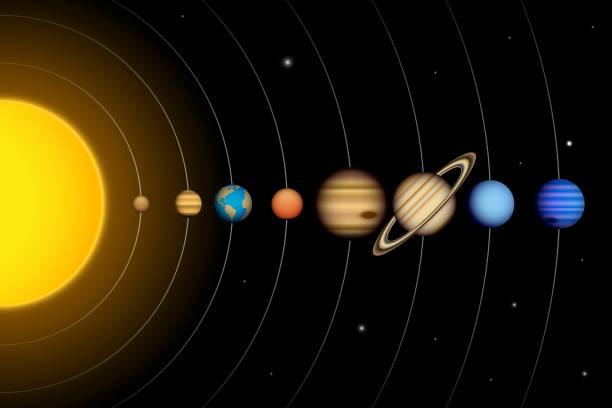
#> input picture solar system.jpg, 612 x 408 px, found by its file name
$ python solar.py
#> lines starting #> are read from the running program, lines starting #| are printed output that depends on the picture
import cv2
img = cv2.imread("C:/Users/lenovo/OneDrive/Desktop/New folder/solar system.jpg")
#> img is the input picture: shape (408, 612, 3); mean B, G, R 9.2, 32.3, 41
cv2.putText(img,"SUN",(15,210),cv2.FONT_HERSHEY_COMPLEX,1,(255,255,255),2)
cv2.putText(img,"mercury",(125,210),cv2.FONT_HERSHEY_COMPLEX,0.2,(255,255,255),1)
#> img: shape (408, 612, 3); mean B, G, R 10, 32.4, 41.1
cv2.putText(img,"Venus",(175,210),cv2.FONT_HERSHEY_COMPLEX,0.3,(255,255,255),1)
#> img: shape (408, 612, 3); mean B, G, R 10.1, 32.5, 41.1
cv2.putText(img,"Earth",(215,210),cv2.FONT_HERSHEY_COMPLEX,0.4,(255,255,255),1)
cv2.putText(img,"Marsh",(265,210),cv2.FONT_HERSHEY_COMPLEX,0.4,(255,255,255),1)
cv2.putText(img,"Jupiter",(320,210),cv2.FONT_HERSHEY_COMPLEX,0.5,(255,255,255),1)
cv2.putText(img,"Saturn",(395,210),cv2.FONT_HERSHEY_COMPLEX,0.5,(255,255,255),1)
cv2.putText(img,"uranus",(470,210),cv2.FONT_HERSHEY_COMPLEX,0.4,(255,255,255),1)
cv2.putText(img,"Neptune",(530,210),cv2.FONT_HERSHEY_COMPLEX,0.4,(255,255,255),1)
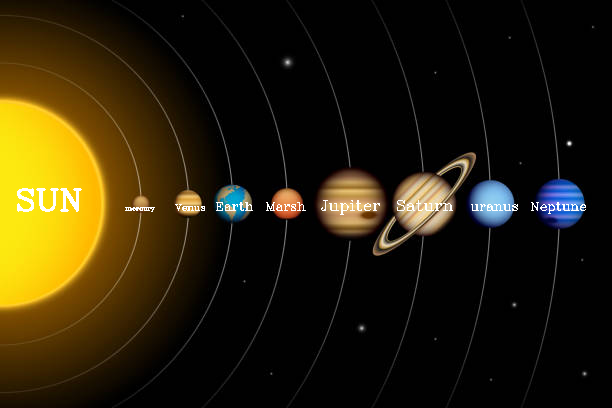
#> img: shape (408, 612, 3); mean B, G, R 10.5, 33, 41.6

cv2.imshow("test",img)
cv2.waitKey(0)
